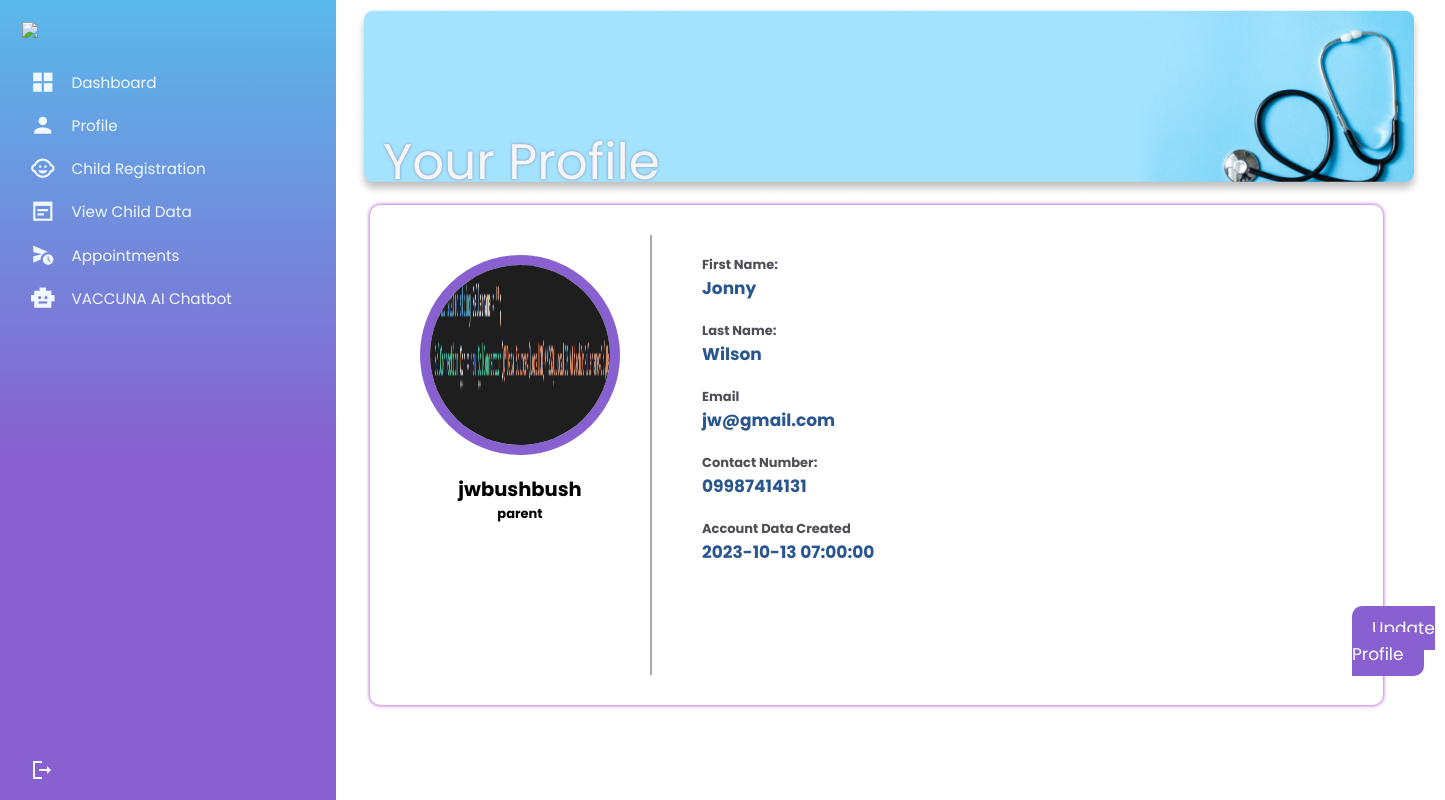
The app's page /Parent/Profile-Page.php (signed in) with its own data.
### tables this page shows
CREATE TABLE `usertable` (
  `userid` int(11) NOT NULL,
  `firstname` varchar(60) NOT NULL,
  `lastname` varchar(60) NOT NULL,
  `user_email` varchar(60) NOT NULL,
  `username` varchar(60) NOT NULL,
  `phonenumber` varchar(60) NOT NULL,
  `token_verified` varchar(100) NOT NULL,
  `status_verified` tinyint(2) NOT NULL DEFAULT 0 COMMENT '0- not verified 1-verified',
  `password` varchar(60) NOT NULL,
  `image` longblob NOT NULL,
  `usertype` varchar(6) NOT NULL,
  `datecreated` timestamp NOT NULL DEFAULT current_timestamp(),
  `is_notified` int(11) DEFAULT 0 COMMENT '0 - not notified\r\n1 - notified',
  `code` mediumint(50) NOT NULL,
  `status` varchar(12) NOT NULL
);

### Parent/Profile-Page.php (the view)
<?php include('../templates/Header.php'); ?>
<link rel="stylesheet" href="./css/style2.css">
<body>
    <div class="container1">
        <div class="column1">
          <?php include('../templates/Parent-Dash.php'); ?>
        </div>
        <div class="column">
            <div class="dashboard">
                <img src="./images/Profile.png">
            <div class="dashboard-text">
                <h1>Your Profile</h1>
            </div>
            </div>
             <div class="content">
             <div class="profile-pic">
                <?php
                    $select = mysqli_query($conn, "SELECT * FROM `usertable` WHERE userid = '$user_id'") or die('query failed');
                     if(mysqli_num_rows($select) > 0){
                    $fetch = mysqli_fetch_assoc($select);
                    }
                      if($fetch['image'] == ''){
                         echo '<img src="assets/images/default-avatar.png">';
                      }else{
                        echo '<img src="../uploaded_img/'.$fetch['image'].'" id ="profile" alt="Profile Avatar" class="profilepic">';
                     }
                     ?>
                  <h2><?php echo $fetch['username']; ?></h2>
                  <h4><?php echo $fetch['usertype']; ?></h4>
                </div>
                <div class="profile-details">
                <h4>First Name:</h4>
                <h3><?php echo $fetch['firstname']; ?></h3>
                <h4>Last Name:</h4>
                <h3><?php echo $fetch['lastname']; ?></h3>
                <h4>Email</h4>
                <h3><?php echo $fetch['user_email']; ?></h3>
                <h4>Contact Number:</h4>
                <h3><?php echo $fetch['phonenumber']; ?></h3>
                <h4>Account Data Created</h4>
                <h3><?php echo $fetch['datecreated']; ?></h3>
                <div class="btna">
                <a href="Update-Profile.php" name="update_profile" class="btn">Update Profile</a>
                </div>
                </div>
             </div>
        </div>
    </div>
</body>
</html>

### Parent/css/style2.css (style rules this page uses)
.container1 { display: flex; }
.column { position: absolute; left: 270px; right: 50px; }
.column1 { position: fixed; height: 100%; }
.dashboard { position: relative; }
.dashboard img { padding: 8px 85px; width: 1500px; flex-shrink: 0; }
.dashboard-text { position: absolute; top: 100px; padding: 25px 113px; }
.dashboard-text h1 { color: whitesmoke; text-shadow: 0px 0px 3px rgba(101, 53, 113, 0.5); font-family: 'Poppins', sans-serif; font-size: 50px; font-style: normal; font-weight: 400; line-height: normal; }
.content { display: flex; background-color: #ffffff; margin: 0 0px 0 100px; width: 90%; max-width: 1500px; min-height: 500px; flex-shrink: 0; border-radius: 10px; box-shadow: 0 0 4px rgba(142, 5, 196, 0.849); padding: 30px; box-sizing: border-box; }
.profile-pic { padding: 20px 30px 0 20px; margin: 0 30px 0 0px; max-width: 350px; min-height: 400px; border-right: 2px solid #a9a8ab; }
.profile-pic img { border-radius: 100px; border: 10px solid #8860D0; width: 200px; height: 200px; }
.profile-pic h2 { text-align: center; margin-top: 20px; }
.profile-pic h4 { text-align: center; }
.profile-details { margin-left: 20px; max-width: 1000px; min-height: 400px; }
.profile-details h4 { margin-top: 20px; color: #504d56; }
.profile-details h3 { color: #2a568f; font-size: 17px; }
.btn { padding: 10px 20px 10px 20px; width: 200px; height: 45px; background: #8860D0; border-radius: 10px; font-size: 17px; color: white; cursor: pointer; }
.btna { margin-left: 650px ; margin-top: 50px; }
@media screen and (max-width: 2560px) { .dashboard img { width: 110%; } }

### assets/css/style1.css (style rules this page uses)
* { margin: 0; padding: 0; outline: 0; border: 0; text-decoration: none; list-style: none; box-sizing: border-box; }
body { display: grid; height: 100%; font-family: Poppins, sans-serif; font-size: 13px; background: white; background-size: cover; background-repeat: no-repeat; background-position: center center; user-select: none; overflow-x: hidden; }
img { display: block; width: 100%; }

### records on screen
usertable: image (picture), username "jwbushbush", usertype "parent", firstname "Jonny", lastname "Wilson", user_email "jw@gmail.com", phonenumber "09987414131", datecreated "2023-10-13 07:00:00"
